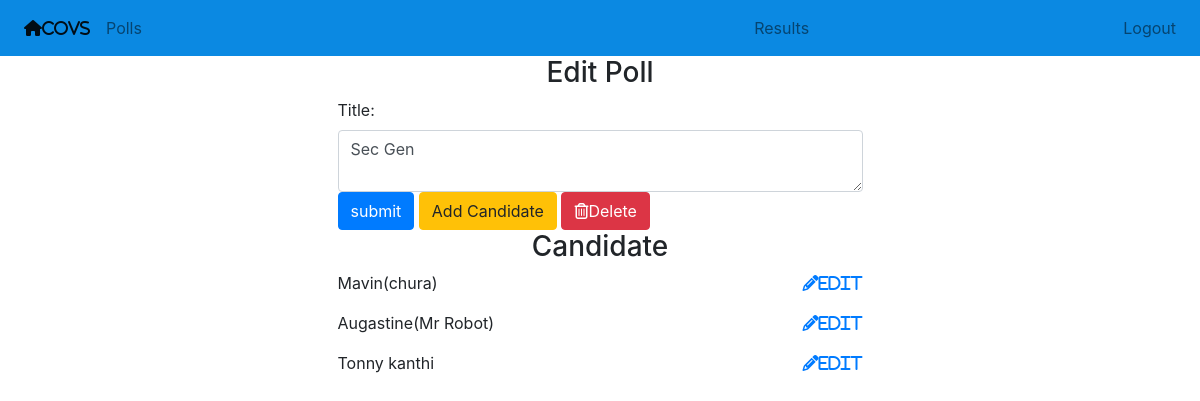
The page /polls/edit/4/ (signed in) on the database its author committed.
### polls/models.py (models this page shows, shortened)
class Poll(models.Model):
    owner    = models.ForeignKey(User, on_delete=models.CASCADE, default=1)
    title     = models.CharField(max_length=255)
    pub_date = models.DateField()

class Candidate(models.Model):
    poll = models.ForeignKey(Poll, on_delete=models.CASCADE)
    candidate_name = models.CharField(max_length=255)
    votes = models.IntegerField(default=0)

### polls/views.py (the view)
# urls.py: path('edit/<int:poll_id>/', views.edit_poll, name='edit_poll'),
@login_required
def edit_poll(request, poll_id):
    poll = get_object_or_404(Poll, id=poll_id)
    if request.user != poll.owner:
        return redirect('/')
    if request.method == "POST":
         form = EditPollForm(request.POST, instance=poll)
         if form.is_valid():
             form.save()
             messages.success(
                             request,
                             'Poll Edit Successfull',
                             extra_tags='alert alert-success alert-dismissible fade show'
                             )
             return redirect('polls:list')
    else:
        form = EditPollForm(instance=poll)
    return render(request, 'polls/edit_poll.html', {'form':form, 'poll':poll })

### polls/forms.py
class EditPollForm(forms.ModelForm):
    class Meta:
        model   = Poll
        fields  = ['title']
        widgets = {
            'title': forms.Textarea(attrs={"class":"form-control", "rows":2, "cols":2})
        }

### polls/polls/templates/polls/edit_poll.html (shortened to what this page needs)
{% extends 'base.html' %}
{% block content %}
<div class="container">
   <h3 class="text-center">Edit Poll</h3>
   <div class="row">
     <div class="col-sm-6 offset-sm-3">
       <form action="" method="post">
        {% for field in form %}
         <div class="">
          {{ field.label_tag }}
          {{ field }}
         </div>
         {% endfor %}
       <input type="submit" value="submit" class="btn btn-primary">
       <a href="{% url 'polls:add_candidate' poll.id %}"  class="btn btn-warning">Add Candidate</a>
       <a href="{% url 'polls:poll_confirm_delete' poll.id %}"
           class="btn btn-danger">
           <i class="far fa-trash-alt"></i>Delete
        </a>
       </form>
       <h3 class="text-center">Candidate</h3>
       {% for candidate in poll.candidate_set.all %}
       <p><a href="{% url 'polls:edit_candidate' candidate.id %}" class="float-right"><i class="fas fa-pencil-alt">Edit</i><a/>{{candidate.candidate_name}}</p>
       {% endfor %}
     </div>
   </div>
 </div>
{% endblock content %}

### rows shown on the page
Poll: form "Sec Gen"
Candidate: candidate_name "Mavin(chura)"
Candidate: candidate_name "Augastine(Mr Robot)"
Candidate: candidate_name "Tonny kanthi"

### other values the page prints
{{ field.label_tag }} "Title:"
